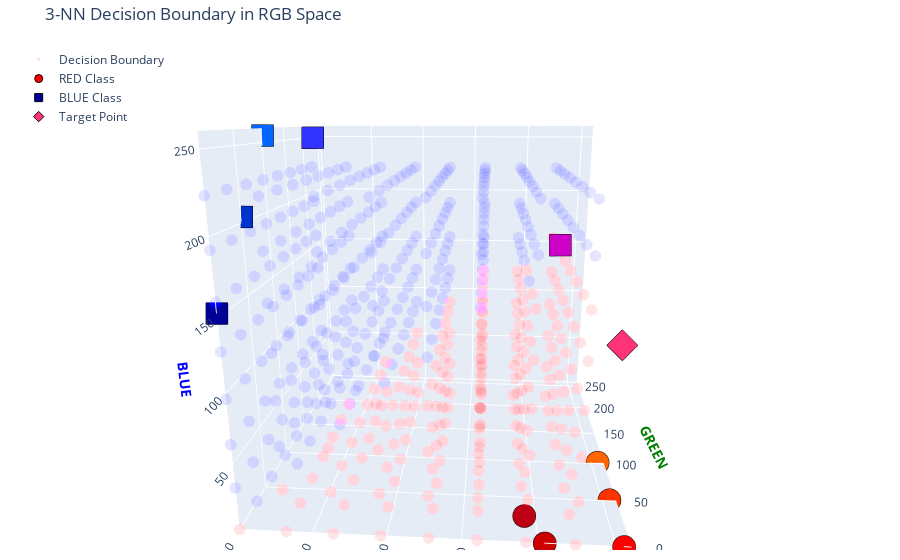

The notebook cell saved with this chart:
### Code cell
# Create a grid of points in RGB space
step = 32  # Larger step for performance, reduce for higher resolution
grid_r = np.arange(0, 256, step)
grid_g = np.arange(0, 256, step)
grid_b = np.arange(0, 256, step)
R, G, B = np.meshgrid(grid_r, grid_g, grid_b)
grid_points = np.vstack([R.ravel(), G.ravel(), B.ravel()]).T

# Predict class for each grid point using 3NN
_, indices = tree.query(grid_points, k=3)

# Get labels of neighbors
neighbor_labels = labels[indices]

# Majority vote (≥2 votes required)
pred_labels = (np.sum(neighbor_labels, axis=1) >= 2).astype(int)

# Create plot
fig2 = go.Figure()

# Add grid points (decision boundary)
fig2.add_trace(go.Scatter3d(
    x=grid_points[:, 0],
    y=grid_points[:, 1],
    z=grid_points[:, 2],
    mode='markers',
    marker=dict(
        size=4,
        color=pred_labels,
        colorscale=[[0, 'rgba(0,0,255,0.1)'], [1, 'rgba(255,0,0,0.1)']],
        line=dict(width=0)
    ),
    name='Decision Boundary'
))

# Add original points
red_points = np.array([d[0] for d in data if d[1] == "RED"])
blue_points = np.array([d[0] for d in data if d[1] == "BLUE"])
target_point =  np.array([[255,51,120]])

# RED points
fig2.add_trace(go.Scatter3d(
    x=red_points[:, 0],
    y=red_points[:, 1],
    z=red_points[:, 2],
    mode='markers',
    marker=dict(
        size=8,
        color=['rgb({},{},{})'.format(r,g,b) for r,g,b in red_points],
        line=dict(width=1, color='black')
    ),
    name='RED Class'
))

# BLUE points
fig2.add_trace(go.Scatter3d(
    x=blue_points[:, 0],
    y=blue_points[:, 1],
    z=blue_points[:, 2],
    mode='markers',
    marker=dict(
        size=8,
        color=['rgb({},{},{})'.format(r,g,b) for r,g,b in blue_points],
        symbol='square',
        line=dict(width=1, color='black')
    ),
    name='BLUE Class'
))

# Target point
fig2.add_trace(go.Scatter3d(
    x=target_point[:,0],
    y=target_point[:,1],
    z=target_point[:,2],
    mode='markers',
    marker=dict(
        size=8,
        color=['rgb({},{},{})'.format(r,g,b) for r,g,b in target_point],
        symbol='diamond',
        line=dict(width=1, color='black')
    ),
    name='Target Point'
))

# Configure layout
fig2.update_layout(
    scene=dict(
        xaxis=dict(title='<b>RED</b>', range=[0,260], titlefont=dict(color='red')),
        yaxis=dict(title='<b>GREEN</b>', range=[0,260], titlefont=dict(color='green')),
        zaxis=dict(title='<b>BLUE</b>', range=[0,260], titlefont=dict(color='blue')),
        aspectmode='cube'
    ),
    title='3-NN Decision Boundary in RGB Space',
    margin=dict(r=20, b=10, l=10, t=40),
    legend=dict(yanchor="top", y=0.99, xanchor="left", x=0.01)
)

fig2.show()

### Figure 1 — Plotly figure (JSON) as saved in the notebook; plotly's stock layout.template omitted (floating-point values rounded to 4 significant figures; data arrays with more than 128 entries replaced by an {"elided": "..."} marker saying what was removed)
{"data": [{"marker": {"color": {"elided": "512 int values"}, "colorscale": [[0, "rgba(0,0,255,0.1)"], [1, "rgba(255,0,0,0.1)"]], "line": {"width": 0}, "size": 4}, "mode": "markers", "name": "Decision Boundary", "type": "scatter3d", "x": {"elided": "512 int values"}, "y": {"elided": "512 int values"}, "z": {"elided": "512 int values"}}, {"marker": {"color": ["rgb(255,0,0)", "rgb(255,51,0)", "rgb(255,102,0)", "rgb(204,0,0)", "rgb(190,0,20)"], "line": {"color": "black", "width": 1}, "size": 8}, "mode": "markers", "name": "RED Class", "type": "scatter3d", "x": [255, 255, 255, 204, 190], "y": [0, 51, 102, 0, 0], "z": [0, 0, 0, 0, 20]}, {"marker": {"color": ["rgb(0,0,153)", "rgb(0,51,204)", "rgb(51,51,255)", "rgb(0,102,255)", "rgb(204,0,198)"], "line": {"color": "black", "width": 1}, "size": 8, "symbol": "square"}, "mode": "markers", "name": "BLUE Class", "type": "scatter3d", "x": [0, 0, 51, 0, 204], "y": [0, 51, 51, 102, 0], "z": [153, 204, 255, 255, 198]}, {"marker": {"color": ["rgb(255,51,120)"], "line": {"color": "black", "width": 1}, "size": 8, "symbol": "diamond"}, "mode": "markers", "name": "Target Point", "type": "scatter3d", "x": [255], "y": [51], "z": [120]}], "layout": {"autosize": true, "legend": {"x": 0.01, "xanchor": "left", "y": 0.99, "yanchor": "top"}, "margin": {"b": 10, "l": 10, "r": 20, "t": 40}, "scene": {"aspectmode": "cube", "aspectratio": {"x": 1, "y": 1, "z": 1}, "camera": {"center": {"x": 0, "y": 0, "z": 0}, "eye": {"x": 0.1261, "y": -1.829, "z": 0.5246}, "projection": {"type": "perspective"}, "up": {"x": 0, "y": 0, "z": 1}}, "xaxis": {"range": [0, 260], "title": {"font": {"color": "red"}, "text": "<b>RED</b>"}, "type": "linear"}, "yaxis": {"range": [0, 260], "title": {"font": {"color": "green"}, "text": "<b>GREEN</b>"}, "type": "linear"}, "zaxis": {"range": [0, 260], "title": {"font": {"color": "blue"}, "text": "<b>BLUE</b>"}, "type": "linear"}}, "title": {"text": "3-NN Decision Boundary in RGB Space"}}}
